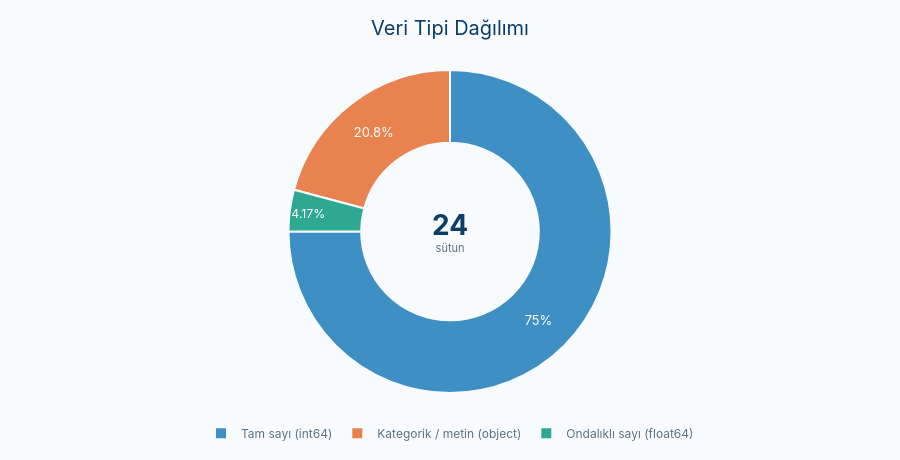

Notebook code cell kept with this figure:
### Code cell
# ============================================================
# "Airline Sky" Tema
# Bu hücreden itibaren tüm grafiklerde kullanılacak ortak renk
# paleti ve görsel stil. Renkler dataviz kontrol scripti ile
# (lightness, chroma, CVD ayrımı, kontrast) doğrulanmıştır.
# ============================================================
import plotly.io as pio
import plotly.graph_objects as go

AIRLINE_COLORS = [
    "#3E8FC4",  # Gökyüzü mavisi
    "#E8834F",  # Gün batımı turuncusu
    "#2FA891",  # Okyanus yeşili
    "#9575D1",  # Bulut moru
    "#D9A23B",  # Kum sarısı
    "#DB6F97",  # Gün batımı pembesi
    "#A8622F",  # Toprak tonu
    "#4CAF7D",  # Çim yeşili
]
AIRLINE_BG = "#F7FBFD"     # Yumuşak gökyüzü-beyazı zemin
AIRLINE_INK = "#0B3D66"    # Başlıklar için koyu gökyüzü mavisi (hero ile aynı ton)
AIRLINE_MUTED = "#5B7285"  # Alt metin / eksen rengi
AIRLINE_FONT = "-apple-system, Segoe UI, Roboto, Helvetica, Arial, sans-serif"

pio.templates["airline"] = go.layout.Template(
    layout=go.Layout(
        colorway=AIRLINE_COLORS,
        font=dict(family=AIRLINE_FONT, color=AIRLINE_MUTED, size=13),
        title=dict(font=dict(family=AIRLINE_FONT, color=AIRLINE_INK, size=20), x=0.5, xanchor="center"),
        paper_bgcolor=AIRLINE_BG,
        plot_bgcolor=AIRLINE_BG,
        legend=dict(bgcolor="rgba(0,0,0,0)", font=dict(color=AIRLINE_MUTED, size=12)),
        hoverlabel=dict(bgcolor="white", font=dict(family=AIRLINE_FONT, color=AIRLINE_INK, size=12)),
        margin=dict(t=70, b=50, l=30, r=30),
    )
)
pio.templates.default = "airline"

print("'airline' teması tanımlandı ve varsayılan yapıldı — bundan sonraki tüm grafikler bu paleti kullanacak.")

# ============================================================
# Veri Tipi Dağılımı — interaktif donut grafik
# ============================================================
DTYPE_LABELS = {
    "int64": "Tam sayı (int64)",
    "float64": "Ondalıklı sayı (float64)",
    "object": "Kategorik / metin (object)",
    "str": "Kategorik / metin (str)",  # pandas >= 3.0'da metin sütunları varsayılan olarak 'str' gösterebilir
}

dtype_counts = df_train.dtypes.astype(str).value_counts()
labels = [DTYPE_LABELS.get(d, d) for d in dtype_counts.index]
values = dtype_counts.values

fig = go.Figure(
    data=[
        go.Pie(
            labels=labels,
            values=values,
            hole=0.55,
            sort=False,
            marker=dict(colors=AIRLINE_COLORS[: len(labels)], line=dict(color=AIRLINE_BG, width=2)),
            textinfo="percent",
            textposition="inside",
            insidetextorientation="horizontal",
            textfont=dict(size=13, color="white"),
            hovertemplate="<b>%{label}</b><br>%{value} sütun · %{percent}<extra></extra>",
        )
    ]
)

fig.update_layout(
    template="airline",
    title=dict(text="Veri Tipi Dağılımı"),
    showlegend=True,
    legend=dict(orientation="h", y=-0.08, x=0.5, xanchor="center"),
    annotations=[
        dict(
            text=(
                f"<span style='font-size:28px;color:{AIRLINE_INK}'><b>{len(df_train.columns)}</b></span><br>"
                f"<span style='font-size:11px;color:{AIRLINE_MUTED}'>sütun</span>"
            ),
            x=0.5, y=0.5, showarrow=False, align="center",
        )
    ],
    height=460,
)

fig.show()

### Figure 1 — Plotly figure (JSON) as saved in the notebook; plotly's stock layout.template omitted (floating-point values rounded to 4 significant figures)
{"data": [{"hole": 0.55, "hovertemplate": "<b>%{label}</b><br>%{value} sütun · %{percent}<extra></extra>", "insidetextorientation": "horizontal", "labels": ["Tam sayı (int64)", "Kategorik / metin (object)", "Ondalıklı sayı (float64)"], "marker": {"colors": ["#3E8FC4", "#E8834F", "#2FA891"], "line": {"color": "#F7FBFD", "width": 2}}, "sort": false, "textfont": {"color": "white", "size": 13}, "textinfo": "percent", "textposition": "inside", "type": "pie", "values": [18, 5, 1]}], "layout": {"annotations": [{"align": "center", "showarrow": false, "text": "<span style='font-size:28px;color:#0B3D66'><b>24</b></span><br><span style='font-size:11px;color:#5B7285'>sütun</span>", "x": 0.5, "y": 0.5}], "height": 460, "legend": {"orientation": "h", "x": 0.5, "xanchor": "center", "y": -0.08}, "showlegend": true, "title": {"text": "Veri Tipi Dağılımı"}}}
